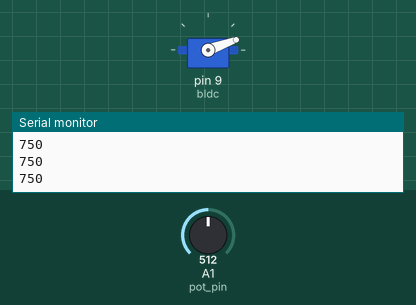
Bench run of a sketch on a simulated Arduino Uno, built with avr-gcc and run on an emulated ATmega328P. Shown: servo, the last lines printed to the serial monitor. The test bench sets the inputs (shaded band); at power-on: A1 (pot_pin) = 512.

Above: at 1.2 s.
1.3 s: A1 (pot_pin) set to 716
At 2.5 s:
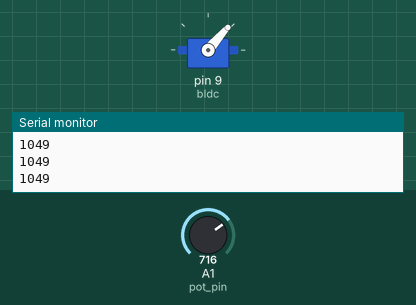
2.8 s: A1 (pot_pin) set to 900
At 3.9 s:
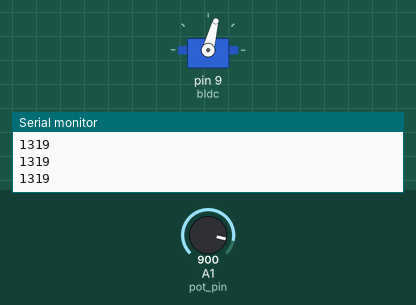
4.3 s: A1 (pot_pin) set to 1023
At 5.3 s:
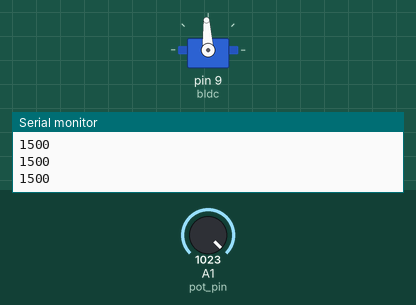
5.8 s: A1 (pot_pin) set to 306
At 6.2 s:
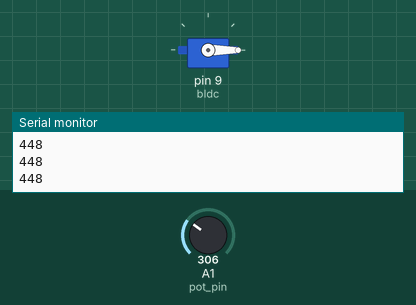
7.3 s: A1 (pot_pin) set to 511
At 8.4 s:
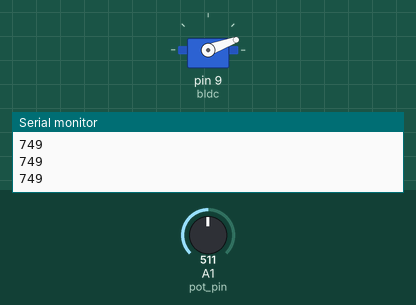
8.8 s: A1 (pot_pin) set to 122
At 9.5 s:
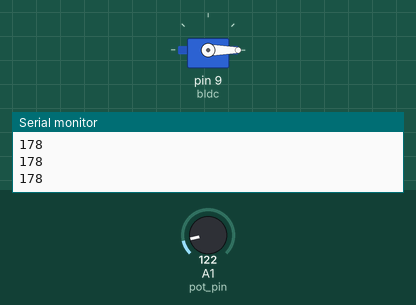
Timing chart, 0 to 11.3 s (numbered marks = the images above; inputs shaded):
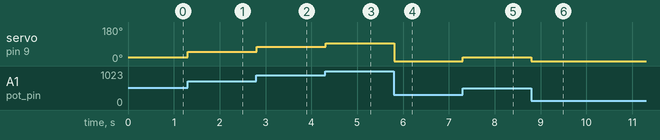

The sketch:

MKII_TACHOMETER_SKETCH.ino
```cpp
#include <Servo.h>


#define read_pin A0
#define pot_pin A1

Servo bldc;
int pot;
int speed;

void setup() {
  // put your setup code here, to run once
  pinMode(7, INPUT);
  pinMode(9, OUTPUT);
  Serial.begin(9600);

  bldc.attach(9);
  bldc.writeMicroseconds(1500);

}

void loop() {
  // put your main code here, to run repeatedly:
  pot = analogRead(A1);
  speed = map(pot, 0, 1023, 0, 1500);
  Serial.println(speed);
  bldc.writeMicroseconds(speed);
  delay(10);

}
```

Measured:
- after the input at 1.3 s, servo on pin 9 (bldc): 20° → 49° at once
- after the input at 2.8 s, servo on pin 9 (bldc): 49° → 75° at once
- after the input at 4.3 s, servo on pin 9 (bldc): 75° → 93° at once
- after the input at 5.8 s, servo on pin 9 (bldc): 93° → 0° at once
- after the input at 7.3 s, servo on pin 9 (bldc): 0° → 20° at once
- after the input at 8.8 s, servo on pin 9 (bldc): 20° → 0° at once
